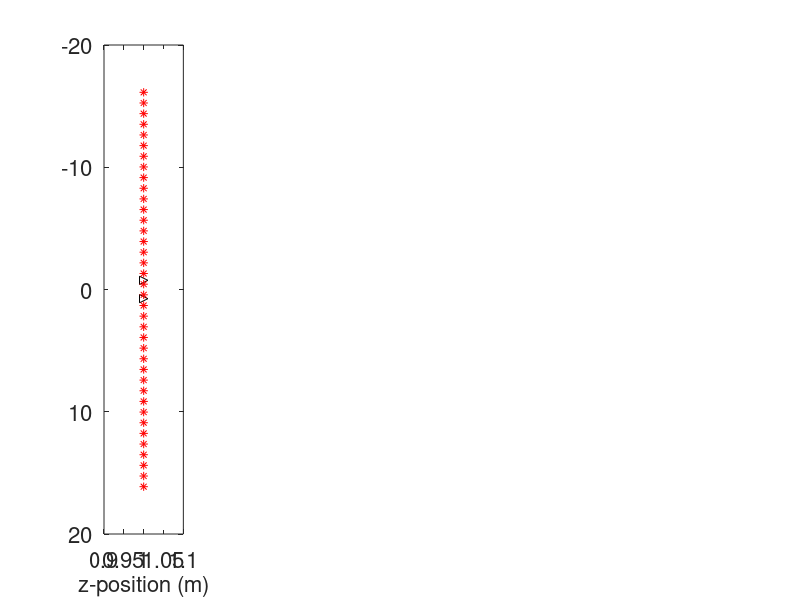

Here is the MATLAB script that generated this plot: (Note: this script raises an error after producing the figure.)
%% AmbientNoiseDiffusion_synthetics.m
%
% Demonstration of ambient noise diffusion analysis as illustrated in
% Figure 2 of manuscript by Fulton & Brodsky: "Determining Hydraulic 
% Diffusivity from Ambient Noise Signals of Advection in Temperature Data"
% which builds upon the work of Sneider, 2006; Fan and Sneider, 2009; 
% and Shamsalsadati and Weiss, 2014.
%
% Objectives:
% 1) Create synthetic ambient noise time-series of pressure and pressure 
% gradient at 2 observation points resulting from distributed pressure 
% sources.
% 2) perform ambient noise diffusion analysis to reconstruct Green's
% function response
% 3) compare empirical responses to analytical solutions 
% mks units used throughout for calculations. 
% Time or lag vectors plotted in days for illustrative purposes.
%
% Utilizes the following custom functions:
% f_AmbNoiseDiff - uses parfor parallelization; 
%       edit 'parfor' to 'for' to unparallelize if necessary.
% f_DiffGreen
% f_DerDiffGreen
% f_synth_ambdiff_freq_PandFlow
% save2pdf (optional)
%
%
% Patrick M. Fulton
% pfulton@cornell.edu
% July 2022
% https://github.com/patrickmfulton/AmbientNoiseDiffusion
% modified by Emily E.  Brodsky (brodsky@ucsc.edu) December 2022
% to include fitting and recovering the diffusivity

clear, close all;

%%
savepdf=0; %save pdf?
R=1;% Number of runs to average over.

%%
%%MODEL PARAMETERS    

dD=.1;
% Dall=10.^(-10:dD:0); %initial range of D estimates
Dall=10.^-(5); % option to perform on single D estimate

L=1.5;  % distance between two receivers [m];

dt=600;
tmax=86400*900;

t=[dt:dt:tmax]; %time vector [s]

%%SOURCE DISTRIBUTION
Ws=34; %width of source distribution
rhos=1.147; % Source density

%location of two receivers (i.e. observation points / sensors)
x_R1=L/2;
x_R2=-L/2; % symetric around zero

%location of source 
dx_source=1./rhos;
x_source1=dx_source/2:dx_source:Ws/2;
x_source2=(-dx_source/2:-dx_source:-Ws/2);

x_source=[x_source2 x_source1];

% Plot spatial distribution of sources and observation points
figure(1)
ax(1)=subplot(1,5,1);
plot(1,[x_R1 x_R2],'k>')
hold on
plot(1,[x_source2 x_source1],'r*')
ylim([-1 1]*20)
axis ij
xlabel('z-position (m)')
set(gca,'fontsize',16)
    set(findall(gcf,'type','text'),'fontsize',16)
    
%%
% SOLUTION OF PULSE SOURCE



N=length(t);
f=(0:N-1)/(N*dt); %frequency
w=2*pi*f; %angular frequency
GG=zeros(length(t)-1,R); %initialize array for Green's function responses for Pressure
FF=zeros(length(t)-1,R); %initialize array for Green's function responses for Pressure gradient



for dd=1:length(Dall)
    D=Dall(dd);
for ii=1:R % RUN SEVERAL TIMES    
    
    
%%Analytical Green function between two receiver
G_th=f_DiffGreen(t,L,D,1)'; %theoretical soln for Pressure
F_th=f_DerDiffGreen(t,L,D,1)'; %theoretical soln for pressure gradient
 


%% Create synthetic signals for analysis
% Diffusion signal at x1 from source ix in freq. domain with random phase
% and Diffusion signal at x2 from source ix in freq. domain...
%     maintaining phase shifts for both receivers, x1 and x2.
%  G represents Presure response; F represents pressure gradient response.

for ix=1:length(x_source)

 x1=(x_R1-x_source(ix));
 x2=(x_R2-x_source(ix));


[G1,F1,Shift]=f_synth_ambdiff_freq_PandFlow(D,t,x1); 
[G2,F2]=f_synth_ambdiff_freq_PandFlow(D,t,x2,Shift); 

G1A(ix,:)=G1; %matrix of all the source responses for Pressure
G2A(ix,:)=G2;

F1A(ix,:)=F1; %matrix of all the source responses for Pressure gradient
F2A(ix,:)=F2;

end
%% 
%% Construct synthetic time-series by compiling source responses 
%  and transforming to time-domain.
dw=w(2)-w(1);

G1=sum(G1A,1); %synthetic series  of all sources
G2=sum(G2A,1);
data1=real(ifft(G1)*dw); %synthetic time series for R1
data2=real(ifft(G2)*dw); % " for R2

F1=sum(F1A,1); %synthetic series of all sources
F2=sum(F2A,1);
ddata1=real(ifft(F1)*dw); %synthetic time series for R1
ddata2=real(ifft(F2)*dw); % " for R2

%%%%%%%%%%%%%%%%%%%%%%%%%%%%%%%%%%%%%%%%%%%%%%%%%%%%%%%%%%%%%%%%%%%%%%%%%%%
%% Do Ambient Diffusion analysis (i.e. -2*d/dt of xcorr)
win=length(data1)/1; %time window to evaluate over = full time series. 
[tw,Gd,dlag]=f_AmbNoiseDiff(t,data1,data2,win,win,'biased');

Gd=Gd(round(length(Gd)/2)+1:end,:); %just positive lags
dlag2=(1:length(Gd))*dt;  %convert lags units to time

Gdn=Gd/max(Gd(dlag2<864000)); %normalize by max within short lag
GG(:,ii)=Gd; %store empirical response from separate runs
%%%%%%%%%%%%%%%%%%%%%%%%%%%%%%%%%%%%%%%%%%%%%%%%%%%%%%%%%%%%%%%%%%%%%%%%%%%

%%
win=length(data1)/1;
[tw,Fd,dlag]=f_AmbNoiseDiff(t,ddata1,ddata2,win,win,'biased');

Fd=Fd(round(length(Fd)/2)+1:end,:); %just positive lags
dlag2=(1:length(Gd))*dt;  %convert lags units to time

Fdn=Fd/max(Fd(dlag2<864000)); %normalize by max within short lag
FF(:,ii)=Fd;  %store empirical response from separate runs
%%%%%%%%%%%%%%%%%%%%%%%%%%%%%%%%%%%%%%%%%%%%%%%%%%%%%%%%%%%%%%%%%%%%%%%%%%%
%% Fit Diffusivity
modelfun = @(D,t) f_DiffGreen(t,L,D,1)/max(f_DiffGreen(t,L,D,1));
D0 = [1e-4];
i1=find(diff(Gdn,1)>0,1); % eliminates the small, unstable region near 0 lag. Starts with the slope positive
i2=max(find(t<5*24*3600)); % fit first 5 days of data 
% should be adjusted to longer if the hydraulic diffusivity is very low
I=(i1:i2);
mdl = fitnlm(t(I),Gdn(I)/max(Gdn(I)),modelfun,D0);
Dfit=mdl.Coefficients.Estimate
Gfit=f_DiffGreen(t,L,Dfit,1)/max(f_DiffGreen(t,L,Dfit,1));

modelfunF = @(D,t) f_DerDiffGreen(t,L,D,1)/max(f_DerDiffGreen(t,L,D,1));
i1=find(diff(Fdn,1)>0,1)+2;
i2=max(find(t<5*24*3600));
I=(i1:i2);
mdl = fitnlm(t(I),Fdn(I)/max(Fdn(I)),modelfunF,D0);
Dfit=mdl.Coefficients.Estimate
Ffit=f_DerDiffGreen(t,L,Dfit,1)/max(f_DerDiffGreen(t,L,Dfit,1));



%% Plot synthetic time series and empirical & analytical response functions
figure(2)
ax(1)=subplot(3,2,1);
plot(t/86400,[data1; data2],'linewidth',2)
xlabel('Time (days)')
ylabel('Synth. Data')
set(gca,'fontsize',16)
    set(findall(gcf,'type','text'),'fontsize',16)
    
ax(2)=subplot(3,2,3);
plot(dlag2/86400,Gdn,'k-','linewidth',2), hold on

hold on

    plot(t/86400,G_th./max(G_th),'r--','linewidth',2)
    plot(t/86400,Gfit,'c:','linewidth',2)

xlim([0 5])
xlabel('Lag (days)')
set(gca,'fontsize',16)
    set(findall(gcf,'type','text'),'fontsize',16)

ax(4)=subplot(3,2,5);
plot(dlag2/86400,Fdn,'k-','linewidth',2), hold on
hold on
plot(t/86400,F_th./max(F_th),'r--','linewidth',2)
    plot(t/86400,Ffit,'c:','linewidth',2)

xlim([0 5])
ylim([-1 1])
xlabel('Lag (days)')
set(gca,'fontsize',16)
    set(findall(gcf,'type','text'),'fontsize',16)
%%



end
end
legend('Numerical Simulation','Analytical Solution','Recovered')

if savepdf==1
save2pdf(['Figure2ABC_',datestr(now,'yyyymmddhhMM')])  
% https://www.mathworks.com/matlabcentral/fileexchange/16179-save2pdf 
end



